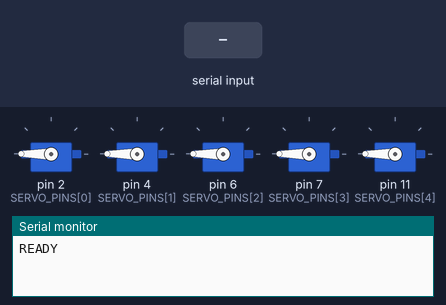
This sketch was run on a simulated Arduino Nano, built with avr-gcc and run on an emulated ATmega328P. Parts: 5 × servo, the last lines printed to the serial monitor. Inputs (shaded band) come from the test bench.

Above: at 1.7 s.
1.8 s: "<1,90>" received over Serial
At 2.9 s:
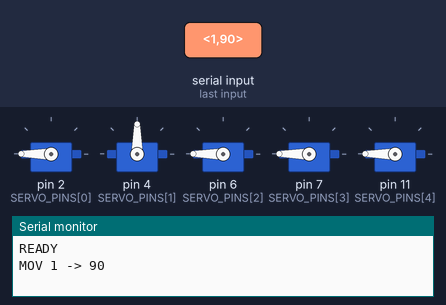
3.3 s: "<1,90,45>" received over Serial
4.8 s: ">" received over Serial
At 8.6 s:
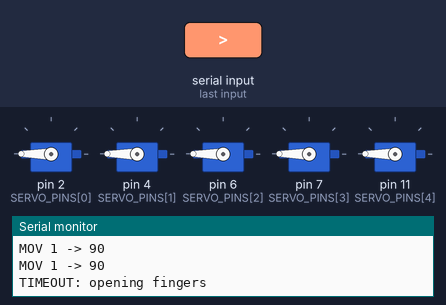
Timing chart, 0 to 10.1 s (numbered marks = the images above; inputs shaded):
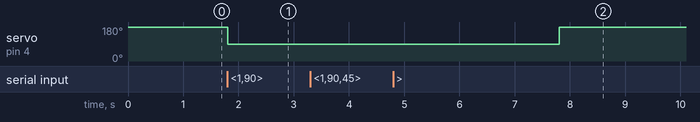

Measured:
- after the input at 1.8 s, servo on pin 4 (SERVO_PINS[1]): 180° → 90° at once
- after the input at 4.8 s, servo on pin 4 (SERVO_PINS[1]): 90° → 180° after 3.0 s instead of 1.5 s

The sketch:

robo_hand.ino
```cpp
/*
  Robo Hand — Arduino Nano (SG90 180°)
  Protocol: <IDX,ANGLE>\n  |  IDX: 0–4,  ANGLE: 0–180

  Servo pins:
    D2  – thumb (0)       D4  – index (1)
    D6  – middle (2)      D7  – ring (3)
    D11 – pinky (4)

  Calibration: swap ANGLE_OPEN / ANGLE_CLOSE for a finger if it moves in reverse.
*/

#include <Servo.h>

const int BAUD_RATE    = 9600;
const int NUM_SERVOS   = 5;
const int SERVO_PINS[] = {2, 4, 6, 7, 11};

//                         [thumb, index, middle, ring, pinky]
const int ANGLE_CLOSE[] = {   70,    70,     70,   70,    70 };
const int ANGLE_OPEN[]  = {  180,   180,    180,  180,   180 };

// Timeout: no packets received → return all fingers to open position
const unsigned long TIMEOUT_MS = 3000;

Servo servos[NUM_SERVOS];
int   currentAngle[NUM_SERVOS];

const int BUFFER_SIZE = 32;
char      rxBuffer[BUFFER_SIZE];
int       rxIndex     = 0;
bool      packetReady = false;

unsigned long lastPacketTime = 0;
bool          timedOut       = false;

void setup() {
  Serial.begin(BAUD_RATE);

  for (int i = 0; i < NUM_SERVOS; i++) {
    servos[i].attach(SERVO_PINS[i]);
    currentAngle[i] = ANGLE_OPEN[i];
    servos[i].write(ANGLE_OPEN[i]);
  }

  lastPacketTime = millis();
  delay(500);
  Serial.println("READY");
}

void readSerial() {
  while (Serial.available() > 0) {
    char c = Serial.read();
    if (c == '<') {
      rxIndex = 0;
    } else if (c == '>') {
      rxBuffer[rxIndex] = '\0';
      packetReady = true;
    } else if (rxIndex < BUFFER_SIZE - 1) {
      rxBuffer[rxIndex++] = c;
    }
  }
}

void parsePacket() {
  int idx   = -1;
  int angle = -1;
  char* p   = rxBuffer;

  idx = atoi(p);
  p   = strchr(p, ','); if (!p) return; p++;
  angle = atoi(p);

  if (idx < 0 || idx >= NUM_SERVOS) return;
  if (angle < 0 || angle > 180)     return;

  lastPacketTime    = millis();
  currentAngle[idx] = angle;
  servos[idx].write(angle);

  Serial.print("MOV "); Serial.print(idx);
  Serial.print(" -> ");  Serial.println(angle);
}

void checkTimeout() {
  bool expired = (millis() - lastPacketTime > TIMEOUT_MS);

  if (expired && !timedOut) {
    for (int i = 0; i < NUM_SERVOS; i++) {
      servos[i].write(ANGLE_OPEN[i]);
      currentAngle[i] = ANGLE_OPEN[i];
    }
    timedOut = true;
    Serial.println("TIMEOUT: opening fingers");
  }
  if (!expired && timedOut) {
    timedOut = false;
    Serial.println("RECONNECTED");
  }
}

void loop() {
  readSerial();

  if (packetReady) {
    packetReady = false;
    parsePacket();
  }

  checkTimeout();
}
```
